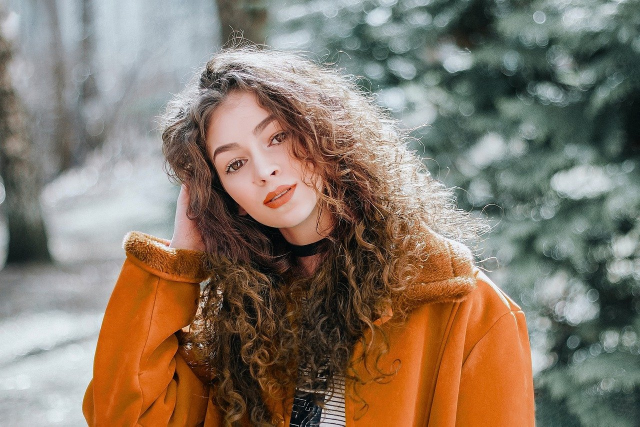
#> input picture programming/computer_vision/basic_projects/clahe-varaint/0.jpg, 1280 x 853 px (shown at 1/2 size)
$ python Clahe-Variant.py
#> lines starting #> are read from the running program, lines starting #| are printed output that depends on the picture; after the words box and inside, x2 and y2 are one past the last pixel; in counts of white or black regions, pixels touching at a corner belong together
import cv2
import numpy as np

#Reading the image from the present directory
image = cv2.imread("0.jpg")
#> image is the input picture: shape (853, 1280, 3); mean B, G, R 105, 120.4, 134.5
#Resizing the image for compatibility
image = cv2.resize(image, (500,600))
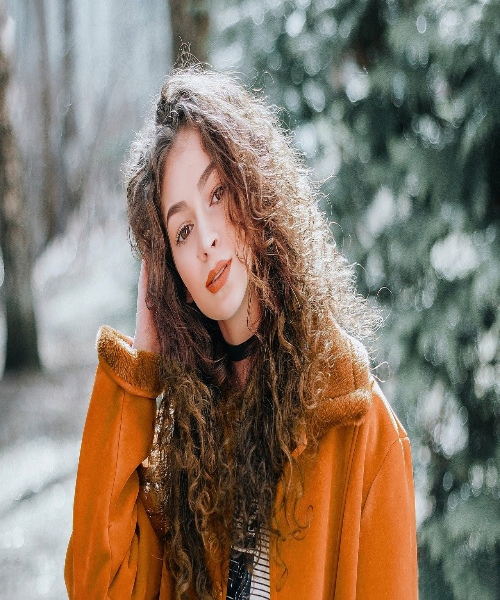
#> image: shape (600, 500, 3); mean B, G, R 104.9, 120.2, 134.4

#The initial processing of the image
#image = cv2.medianBlur(image, 3)
image_bw = cv2.cvtColor(image, cv2.COLOR_BGR2GRAY)
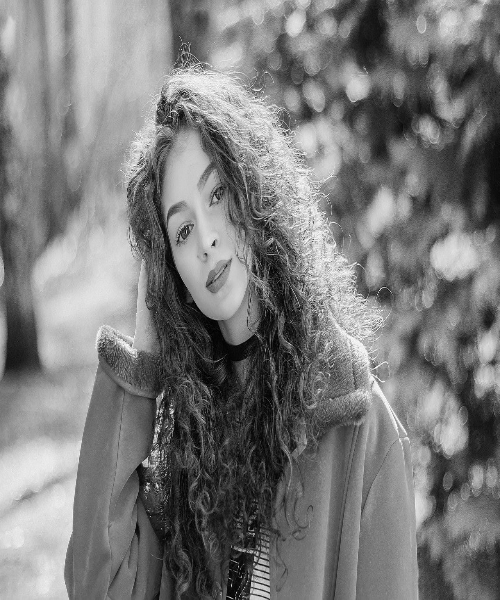
#> image_bw: shape (600, 500); min 0, max 254, mean 122.7

#The declaration of CLAHE
#clipLimit -> Threshold for contrast limiting
clahe = cv2.createCLAHE(clipLimit=5)
final_img = clahe.apply(image_bw) + 30
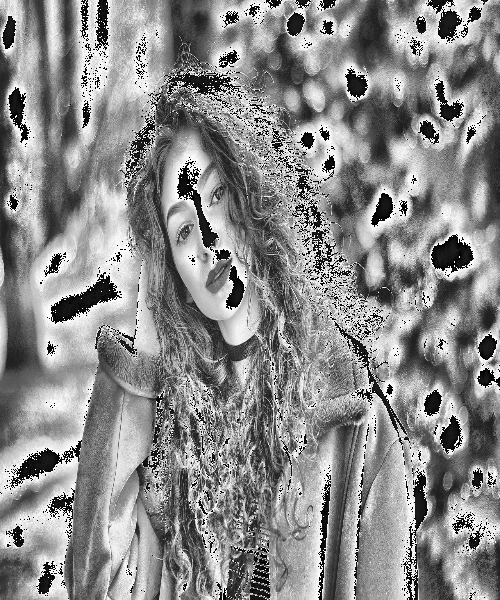
#> final_img: shape (600, 500); min 0, max 255, mean 138.6

#Ordinary thresholding the same image
_,ordinary_img = cv2.threshold(image_bw,155, 255, cv2.THRESH_BINARY)
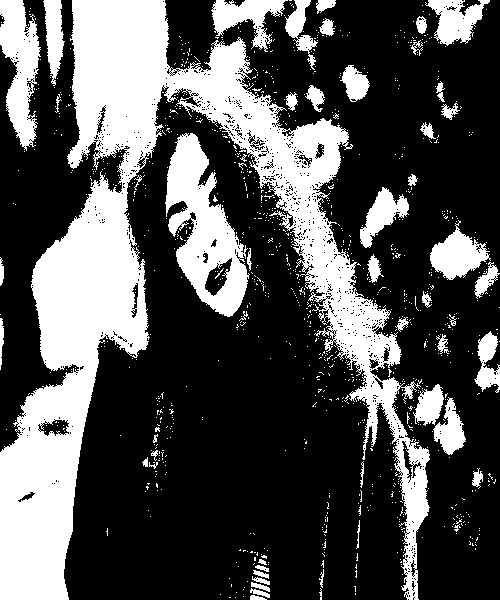
#> ordinary_img: shape (600, 500); 31.9% white; 1070 white regions (1017 under 20 px), largest, box (x1, y1, x2, y2) and area: (0, 0, 430, 600) 67170, (165, 133, 250, 317) 7534, (0, 0, 41, 151) 3640

#Showing all the three images
cv2.imshow("input image",image)
cv2.imwrite("clahe_done.jpg", final_img)
cv2.imwrite("threshhold.jpg", ordinary_img)
cv2.imshow("ordinary threshhold", ordinary_img)
cv2.imshow("CLAHE image", final_img)

cv2.waitKey(10000)
cv2.destroyAllWindows()
